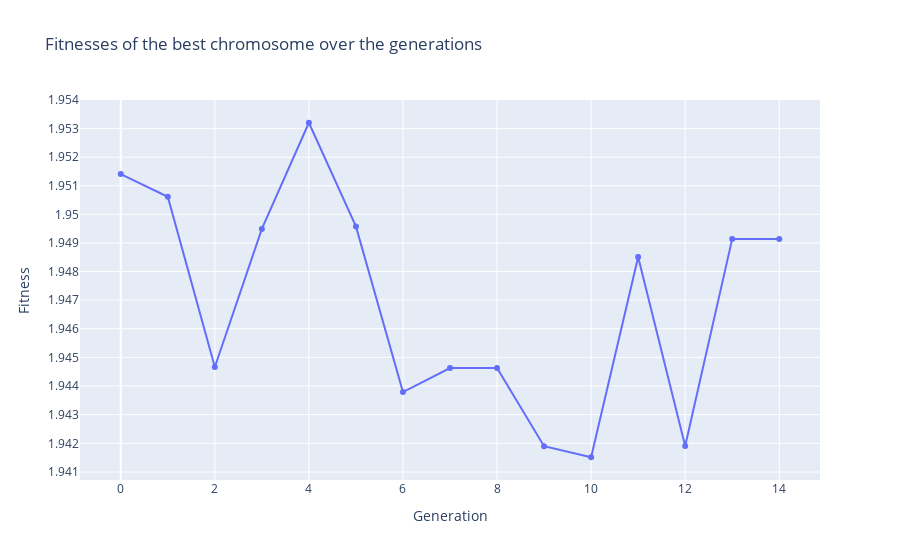

Here is the notebook cell this chart was saved with:
### Code cell
plot_fitnesses("./results/baseline/best_fitness_5.json")

### Figure 1 — Plotly figure (JSON) as saved in the notebook; plotly's stock layout.template omitted (floating-point values rounded to 4 significant figures)
{"data": [{"type": "scatter", "x": [0, 1, 2, 3, 4, 5, 6, 7, 8, 9, 10, 11, 12, 13, 14], "y": [1.951, 1.951, 1.945, 1.949, 1.953, 1.95, 1.944, 1.945, 1.945, 1.942, 1.942, 1.949, 1.942, 1.949, 1.949]}], "layout": {"title": {"text": "Fitnesses of the best chromosome over the generations"}, "xaxis": {"title": {"text": "Generation"}}, "yaxis": {"title": {"text": "Fitness"}, "type": "log"}}}
